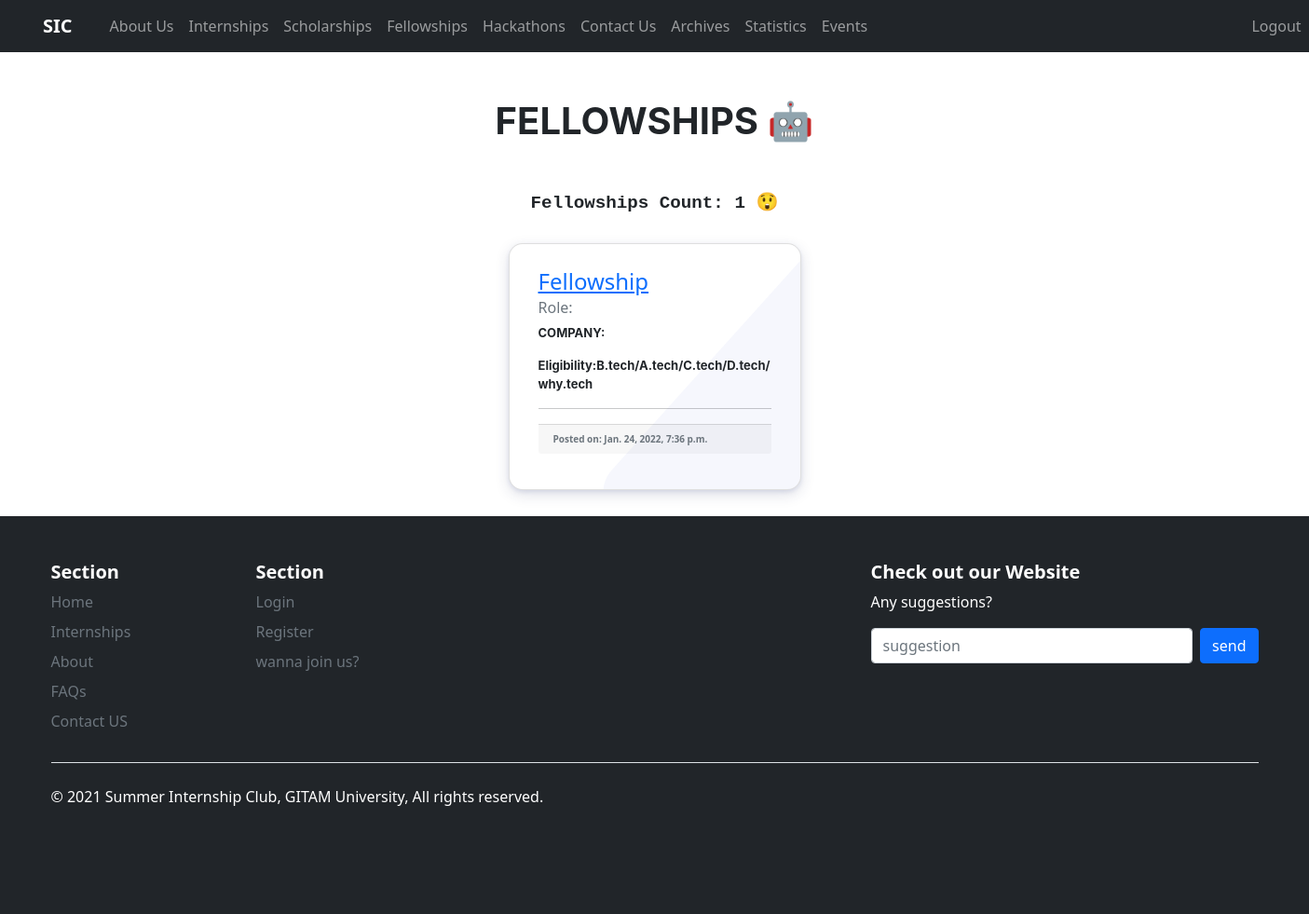
The app's page /fellowships/ (signed in) with its own data.
### page/models.py (models this page shows, shortened)
class Fellowships(models.Model):
    name = models.CharField(max_length=150)
    description = models.TextField()
    duration = models.CharField(max_length=35)
    eligibility = models.TextField()
    location_and_format = models.CharField(max_length=100)
    university_organization = models.CharField(max_length=100, null=True)
    funding = models.CharField(max_length=10, null=True)
    benifits = models.TextField()
    date_of_expiry = models.DateField()
    date_posted = models.DateTimeField(default=timezone.now, blank=False)
    referral_link = models.CharField(max_length=150)
    link_to_apply = models.CharField(max_length=150)

### page/views.py (the view)
# urls.py: path('fellowships/', views.fellowships, name='page-fellowships'),
def fellowships(request):
    context = {
        'count': Fellowships.objects.all().count(),
        'fellowships': Fellowships.objects.order_by('-date_posted')
    }
    return render(request, 'page/fellowships.html', context)

### page/templates/page/fellowships.html (shortened to what this page needs)
{% extends "page/base.html" %}
{% block content %}
{% load static %}
<div class="container">
  <div class="heading"><h1>FELLOWSHIPS 🤖</h1></div>
  <div class="count">Fellowships Count: {{ count }} 😲</div>
    <div class="fullcontainer">
        {% for post in fellowships %}
        <div class="grid">
            <div class="card cardtwo">
                <div class="hover_color_bubble"></div>
                <div class="card-body">
                    <h4><a href="{% url 'specific_fellowship' post.name %}">{{ post.name }}</a></h4>
                    <h6 class="card-subtitle mb-2 text-muted">Role: {{ post.role }}</h6>
                    <p class="card-text ">COMPANY:{{ post.comapny_org }}</p>
                    <p class="card-text">Eligibility:{{post.eligibility}}</p>
                    <hr>
                    <div class="card-footer text-muted" style="font-size:10px; text-align:left">Posted on: {{ post.date_posted }}
                    </div>
                </div>
            </div>
        </div>
        {% endfor %}
    </div>
</div>
{% endblock content %}

### page/templates/page/fellowships.html (style rules this page uses)
.card-body { font-family: 'Segoe UI', Tahoma, Geneva, Verdana, sans-serif; font-weight: bold; }
.heading { font-family: "Inter", sans-serif; margin: 50px; }
.heading h1 { font-weight: bolder; text-align: center; margin: 20px; }
.fullcontainer { display: flex; justify-content: center; flex-wrap: wrap; }
.fullcontainer > div { margin: 10px; padding: 10px; width: 350px; }
.card-subtitle { color: #2092ed; }
.cardtwo { box-shadow: 0 2px 4px 0 rgba(136, 144, 195, 0.2), 0 5px 15px 0 rgba(37, 44, 97, 0.15); border-radius: 15px; margin: 8px; padding: 10px 15px; position: relative; z-index: 1; overflow: hidden; min-height: 265px; transition: 0.7s; font-family: 'Inter', sans-serif; }
.cardtwo:before { content: ""; position: absolute; background: rgb(85 108 214 / 5%); width: 170px; height: 400px; z-index: -1; transform: rotate(42deg); right: -56px; top: -23px; border-radius: 35px; }
.hover_color_bubble { position: absolute; background: rgb(54 81 207 / 15%); width: 100rem; height: 100rem; left: 0; right: 0; z-index: -1; top: 16rem; border-radius: 50%; transform: rotate(-36deg); left: -18rem; transition: 0.7s; }
.card-text { font-size: small; font-family: 'Inter', sans-serif; }
.cardtwo hr { margin: 0 }
.count { font-size: larger; font-weight: bold; text-align: center; margin-top: 1rem; font-family: "Courier New", Courier, monospace; }

### records on screen
Fellowships: name "Fellowship", eligibility "B.tech/A.tech/C.tech/D.tech/why.tech", date_posted "Jan. 24, 2022, 7:36 p.m."

### other values on screen
{{ count }} "1"
